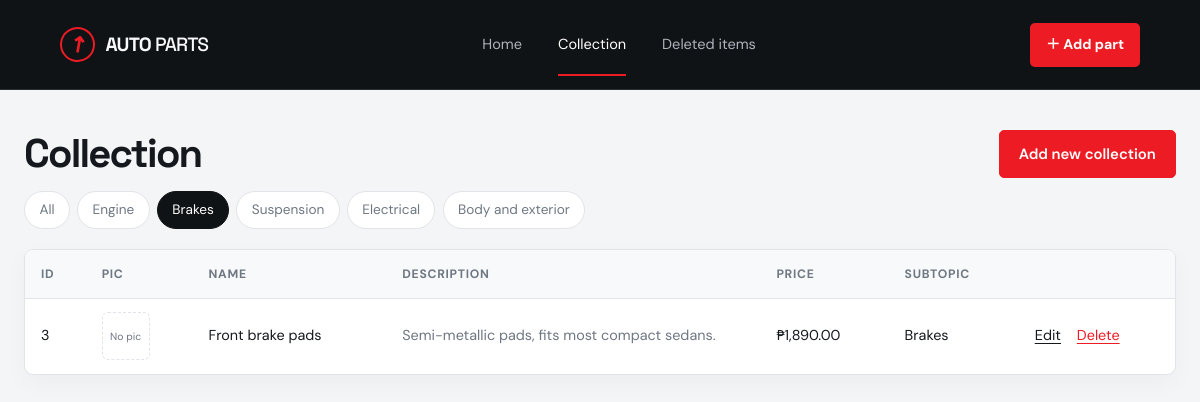
The page /collection.php?st=2 on the database its author committed.
### tables this page shows
CREATE TABLE subtopics (
  id INT AUTO_INCREMENT PRIMARY KEY,
  name VARCHAR(60) NOT NULL
);

CREATE TABLE parts (
  id INT AUTO_INCREMENT PRIMARY KEY,
  subtopic_id INT NOT NULL,
  name VARCHAR(100) NOT NULL,
  description VARCHAR(255) NOT NULL DEFAULT '',
  price DECIMAL(10,2) NOT NULL DEFAULT 0,
  picture VARCHAR(100) NULL,
  is_deleted TINYINT(1) NOT NULL DEFAULT 0,
  deleted_at DATETIME NULL,
  created_at TIMESTAMP DEFAULT CURRENT_TIMESTAMP,
  FOREIGN KEY (subtopic_id) REFERENCES subtopics(id)
);

### config.php (called while the page is built, shortened)
<?php
function e($s) { return htmlspecialchars((string)$s, ENT_QUOTES, 'UTF-8'); }
function peso($n) { return '₱' . number_format((float)$n, 2); }

### collection.php (the view, shortened to what this page needs)
<?php
require 'config.php';
$subs = $pdo->query('SELECT * FROM subtopics ORDER BY id')->fetchAll();
$st = (int)($_GET['st'] ?? 0);
if ($st) {
  $q = $pdo->prepare('SELECT p.*, s.name AS sname FROM parts p JOIN subtopics s ON s.id = p.subtopic_id WHERE p.is_deleted = 0 AND p.subtopic_id = ? ORDER BY p.id');
  $q->execute([$st]);
} else {
  $q = $pdo->query('SELECT p.*, s.name AS sname FROM parts p JOIN subtopics s ON s.id = p.subtopic_id WHERE p.is_deleted = 0 ORDER BY p.id');
}
$rows = $q->fetchAll();
require 'header.php';
?>
<div class="bar">
  <h1>Collection</h1>
  <a class="btn primary" href="add.php<?= $st ? '?st=' . $st : '' ?>">Add new collection</a>
</div>
<nav class="tabs">
  <a href="collection.php" class="<?= !$st ? 'on' : '' ?>">All</a>
  <?php foreach ($subs as $s): ?>
    <a href="collection.php?st=<?= $s['id'] ?>" class="<?= $st === (int)$s['id'] ? 'on' : '' ?>"><?= e($s['name']) ?></a>
  <?php endforeach; ?>
</nav>
<?php if (!$rows): ?>
  <p class="empty">No parts here yet. Add the first one with "Add new collection".</p>
<?php else: ?>
<div class="scroll">
<table>
  <thead><tr><th>ID</th><th>Pic</th><th>Name</th><th>Description</th><th>Price</th><th>Subtopic</th><th></th></tr></thead>
  <tbody>
  <?php foreach ($rows as $r): ?>
    <tr>
      <td><?= $r['id'] ?></td>
      <td><?= $r['picture'] ? '<img class="thumb" src="uploads/' . e($r['picture']) . '" alt="">' : '<span class="thumb none">No pic</span>' ?></td>
      <td><?= e($r['name']) ?></td>
      <td class="desc"><?= e($r['description']) ?></td>
      <td><?= peso($r['price']) ?></td>
      <td><?= e($r['sname']) ?></td>
      <td class="acts">
        <a href="edit.php?id=<?= $r['id'] ?>">Edit</a>
        <form method="post" action="delete.php" onsubmit="return confirm('Move this part to Deleted items?')">
          <button class="link danger">Delete</button>
        </form>
      </td>
    </tr>
  <?php endforeach; ?>
  </tbody>
</table>
</div>
<?php endif; ?>
<?php require 'footer.php'; ?>

### assets/style.css (style rules this page uses)
:root { --bg: #f4f5f6; --surface: #fff; --ink: #15191e; --muted: #6e7782; --line: #e1e4e8; --accent: #ed1c24; --accent-dark: #c80f18; --dark: #101316; --dark-soft: #191d21; }
* { box-sizing: border-box; }
html { scroll-behavior: smooth; }
body { margin: 0; background: var(--bg); color: var(--ink); font: 15px/1.65 "DM Sans", "Segoe UI", system-ui, sans-serif; }
a { color: inherit; }
h1, h2, h3 { font-family: "Space Grotesk", "Segoe UI", sans-serif; letter-spacing: -.045em; line-height: 1.12; }
h1 { margin: 0 0 1rem; }
.btn { display: inline-flex; align-items: center; justify-content: center; gap: 1.2rem; padding: .8rem 1.2rem; border: 1px solid var(--line); background: var(--surface); color: var(--ink); border-radius: 5px; font: 600 .93rem "DM Sans", sans-serif; text-decoration: none; cursor: pointer; transition: transform .2s, background .2s, border-color .2s; }
.btn-red, .btn.primary { background: var(--accent); color: #fff; border-color: var(--accent); }
.bar { display: flex; justify-content: space-between; align-items: center; gap: 1rem; flex-wrap: wrap; margin-bottom: .8rem; }
.bar h1 { font-size: clamp(1.8rem, 4vw, 2.5rem); margin: 0; }
main > .bar, main > .tabs, main > .scroll, main > .empty, main > .form, main > .errors, main > h1, main > p, main > .preview { width: min(1200px, calc(100% - 3rem)); margin-left: auto; margin-right: auto; }
main > .bar { margin-top: 2.5rem; }
.tabs { display: flex; gap: .45rem; flex-wrap: wrap; margin-top: .8rem; margin-bottom: 1.25rem; }
.tabs a { padding: .45rem .9rem; border: 1px solid var(--line); border-radius: 99px; text-decoration: none; font-size: .85rem; color: var(--muted); background: var(--surface); transition: all .2s; }
.tabs a.on { background: var(--dark); color: #fff; border-color: var(--dark); }
.scroll { overflow-x: auto; border: 1px solid var(--line); border-radius: 9px; background: var(--surface); box-shadow: 0 8px 24px rgba(15,20,25,.035); }
table { width: 100%; border-collapse: collapse; font-size: .9rem; }
th, td { padding: .85rem 1rem; text-align: left; border-bottom: 1px solid var(--line); vertical-align: middle; }
th { font-weight: 700; color: var(--muted); font-size: .76rem; text-transform: uppercase; letter-spacing: .06em; white-space: nowrap; background: #f8f9fa; }
tbody tr:last-child td { border-bottom: 0; }
td.desc { max-width: 280px; color: var(--muted); }
.thumb { width: 48px; height: 48px; object-fit: cover; border-radius: 6px; display: grid; place-items: center; }
.thumb.none { border: 1px dashed var(--line); color: var(--muted); font-size: .65rem; text-align: center; line-height: 1.1; }
.acts { white-space: nowrap; }
.acts form { display: inline; margin-left: .75rem; }
.acts a, .link { color: var(--ink); text-decoration: underline; text-underline-offset: 3px; }
.link { background: none; border: 0; padding: 0; font: inherit; cursor: pointer; }
.danger { color: var(--accent) !important; }
@media (prefers-reduced-motion: no-preference) { .btn, .tabs a, .category-card, .nav-cta { transition: all .2s ease; } }

### rows shown on the page
subtopics: name "Engine"
subtopics: name "Brakes"
subtopics: name "Suspension"
subtopics: name "Electrical"
subtopics: name "Body and exterior"
parts: id "3", shows "No pic", name "Front brake pads", description "Semi-metallic pads, fits most compact sedans.", price "₱1,890.00", subtopic.name "Brakes"
